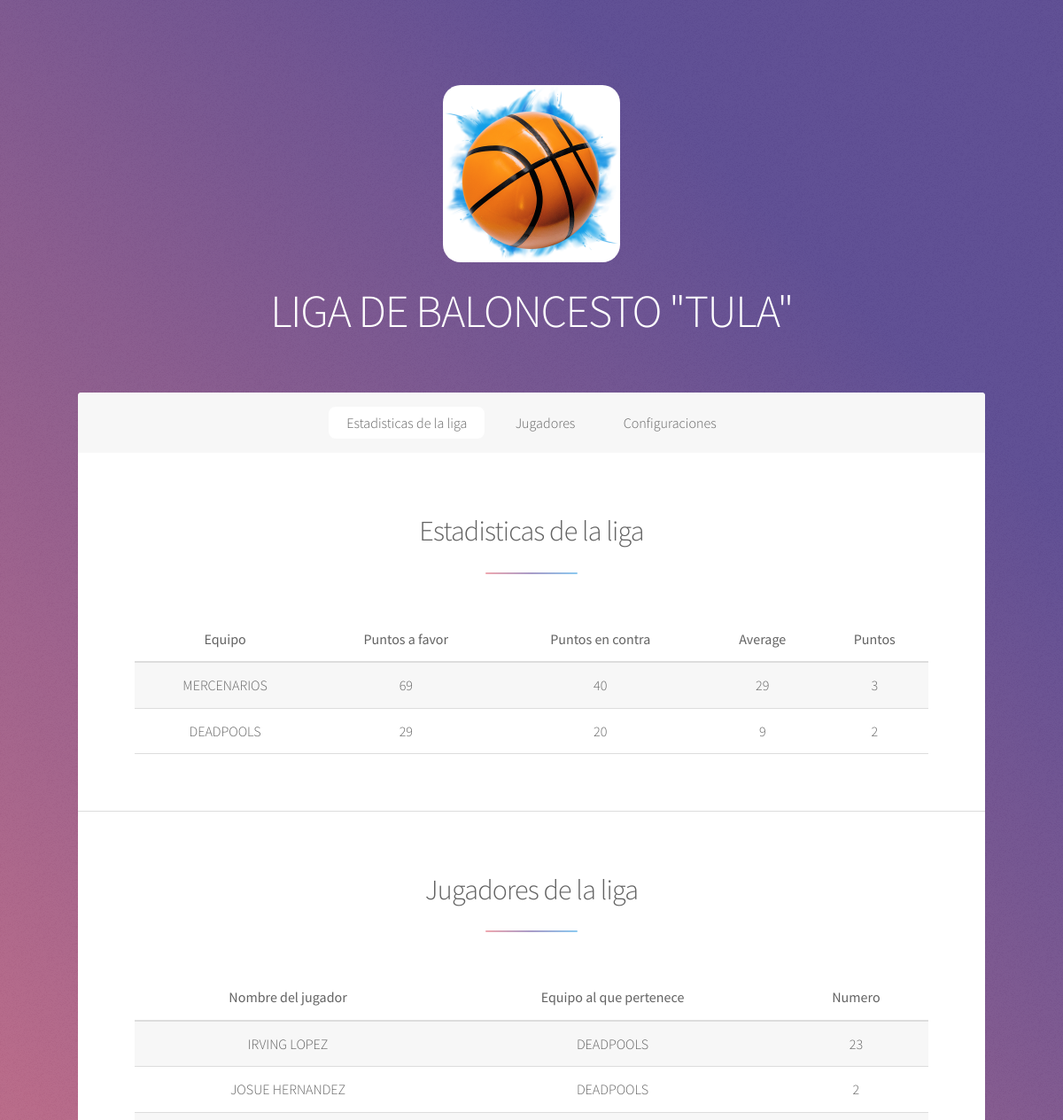
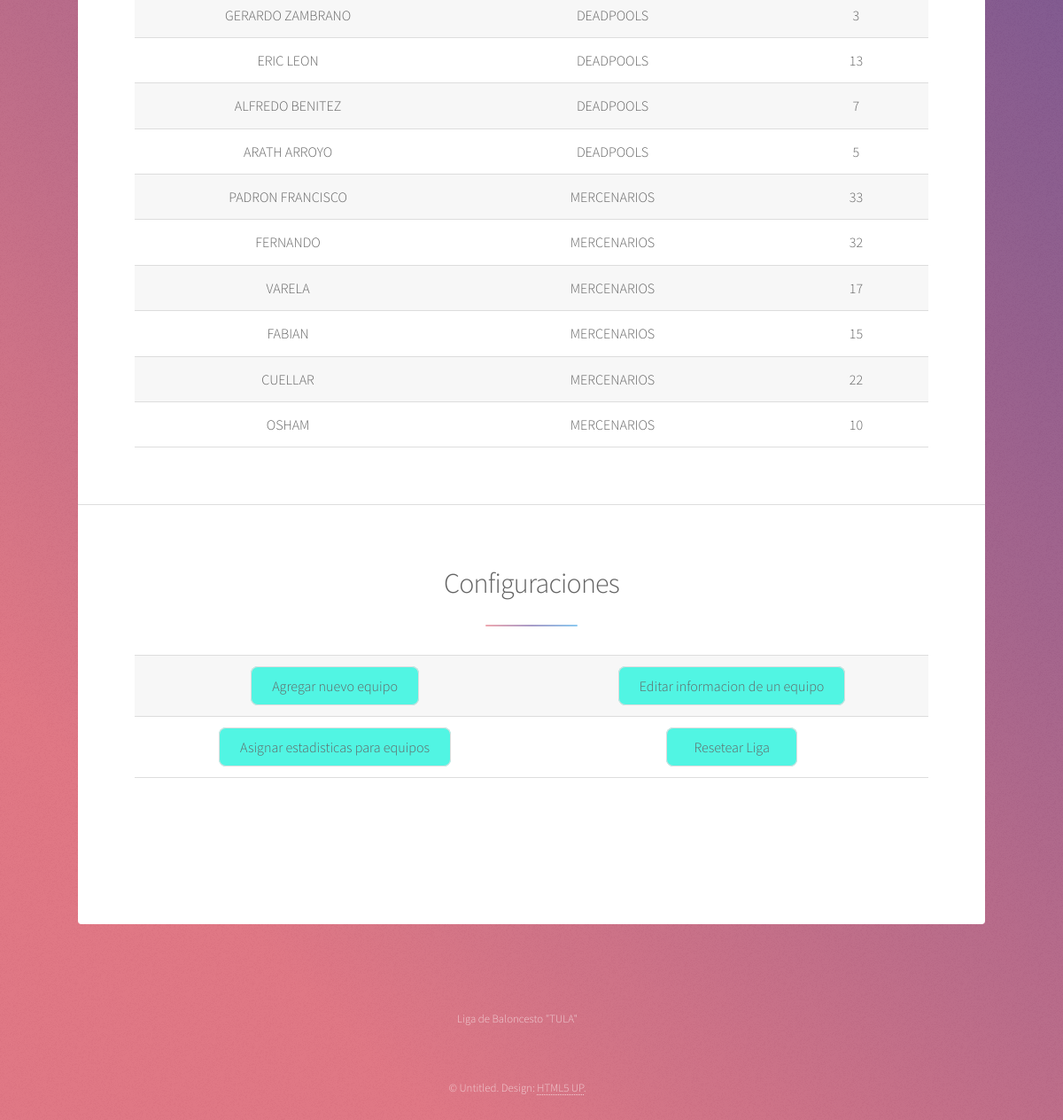
The page / on the database its author committed (2 pictures, top to bottom).
### tables this page shows
CREATE TABLE estadisticas (nombre_equipo STRING, anotados STRING, contra STRING, puntos STRING);

CREATE TABLE jugadores (nombre_jugador STRING, numero_jugador STRING, equipo STRING);

### index.php (the view, shortened to what this page needs)
<!DOCTYPE HTML>
<html>
	<head>
		<link rel="stylesheet" href="assets/css/main.css" />
	</head>
	<body class="is-preload">
			<div id="wrapper">
					<header id="header" class="alt">
						<span class="logo"><img src="images/logo-basket.png" style="border-radius: 20px;height: 200px; width: 200px;" /></span>
						<h1>LIGA DE BALONCESTO "TULA"</h1>
					</header>
					<nav id="nav">
						<ul>
							<li><a href="#equipos" class="active">Estadisticas de la liga</a></li>
							<li><a href="#jugadores">Jugadores</a></li>
							<li><a href="#alta-equipo">Configuraciones</a></li>
						</ul>
					</nav>
					<div id="main">
							<section id="equipos" class="main special">
										<header class="major">
											<h2>Estadisticas de la liga</h2>
										</header>
										<table>
										<thead>
											<td><b>Equipo</b></td>
											<td><b>Puntos a favor</b></td>
											<td><b>Puntos en contra</b></td>
											<td><b>Average</b></td>
											<td><b>Puntos</b></td>
										</thead>
	<tbody>
		<?php
			include 'base_datos.php';
			$sql = "SELECT rowid, * FROM estadisticas
					ORDER BY puntos DESC";
			$query = $db->query($sql);
			while($row = $query->fetchArray()){
				$con = $row['contra'];
				$fav = $row['anotados'];
				$avg = $fav - $con;
				echo "
					<tr>
						<td>".$row['nombre_equipo']."</td>
						<td>".$row['anotados']."</td>
						<td>".$row['contra']."</td>
						<td>".$avg."</td>
						<td>".$row['puntos']."</td>
					</tr>
				";
			}
		?>
	</tbody>
										</table>
							</section>
							<section id="jugadores" class="main special">
								<header class="major">
									<h2>Jugadores de la liga</h2>
								</header>
									<table>
										<thead>
											<td><b>Nombre del jugador</b></td>
											<td><b>Equipo al que pertenece</b></td>
											<td><b>Numero</b></td>
										</thead>
	<tbody>
		<?php
			include 'jugadores_base.php';
			$sql2 = "SELECT rowid, * FROM jugadores";
			$query2 = $db->query($sql2);
			while($row2 = $query2->fetchArray()){
				echo "
					<tr>
						<td>".$row2['nombre_jugador']."</td>
						<td>".$row2['equipo']."</td>
						<td>".$row2['numero_jugador']."</td>
					</tr>
				";
			}
		?>
	</tbody>
										</table>
							</section>
							<section id="alta-equipo" class="main special">
								<header class="major">
									<h2>Configuraciones</h2>
									<table>
										<tr>
											<td><input type="button" value="Agregar nuevo equipo" style="background-color:#51F5E3" class="button button5" onclick="location.href='nuevo-equipo.php'"></td>
											<td><input type="button" value="Editar informacion de un equipo" style="background-color:#51F5E3" class="button button5" onclick="location.href='editar-equipo.php'"></td>
										</tr>
										<tr>
											<td><input type="button" value="Asignar estadisticas para equipos" style="background-color:#51F5E3" class="button button5" onclick="location.href='nuevo-marcador.php'"></td>
											<td><input type="button" value="Resetear Liga" style="background-color:#51F5E3" class="button button5" onclick="location.href='resetear-liga.php'"></td>
										</tr>
									</table>
									<br>
									<br>
								</header>
							</section>
					</div>
					<footer id="footer">
						<p class="copyright">Liga de Baloncesto "TULA"</p>
						<p class="copyright">&copy; Untitled. Design: <a href="https://html5up.net">HTML5 UP</a>.</p>
					</footer>
			</div>
	</body>
</html>

### rows shown on the page
estadisticas: nombre_equipo "MERCENARIOS", anotados "69", contra "40", avg "29", puntos "3"
estadisticas: nombre_equipo "DEADPOOLS", anotados "29", contra "20", avg "9", puntos "2"
jugadores: nombre_jugador "IRVING LOPEZ", equipo "DEADPOOLS", numero_jugador "23"
jugadores: nombre_jugador "JOSUE HERNANDEZ", equipo "DEADPOOLS", numero_jugador "2"
jugadores: nombre_jugador "GERARDO ZAMBRANO", equipo "DEADPOOLS", numero_jugador "3"
jugadores: nombre_jugador "ERIC LEON", equipo "DEADPOOLS", numero_jugador "13"
jugadores: nombre_jugador "ALFREDO BENITEZ", equipo "DEADPOOLS", numero_jugador "7"
jugadores: nombre_jugador "ARATH ARROYO", equipo "DEADPOOLS", numero_jugador "5"
jugadores: nombre_jugador "PADRON FRANCISCO", equipo "MERCENARIOS", numero_jugador "33"
jugadores: nombre_jugador "FERNANDO", equipo "MERCENARIOS", numero_jugador "32"
jugadores: nombre_jugador "VARELA", equipo "MERCENARIOS", numero_jugador "17"
jugadores: nombre_jugador "FABIAN", equipo "MERCENARIOS", numero_jugador "15"
jugadores: nombre_jugador "CUELLAR", equipo "MERCENARIOS", numero_jugador "22"
jugadores: nombre_jugador "OSHAM", equipo "MERCENARIOS", numero_jugador "10"
